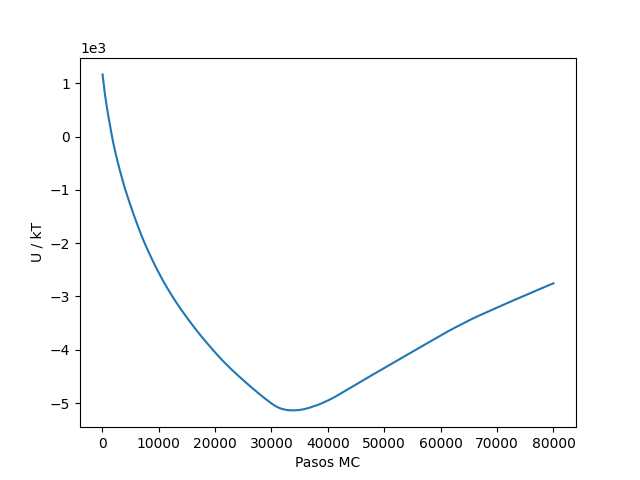

Recreate this plot in Python.
from matplotlib import pylab as plt
import numpy as np
import os

print(os.getcwd())

n=np.loadtxt("EvsN.dat",usecols=0)
energ=np.loadtxt("EvsN.dat", usecols=1)

plt.plot(n,energ)
plt.ticklabel_format(axis='y', style='sci', scilimits=(0,0))
plt.ylabel("U / kT")
plt.xlabel("Pasos MC")
plt.savefig("EvsN")

